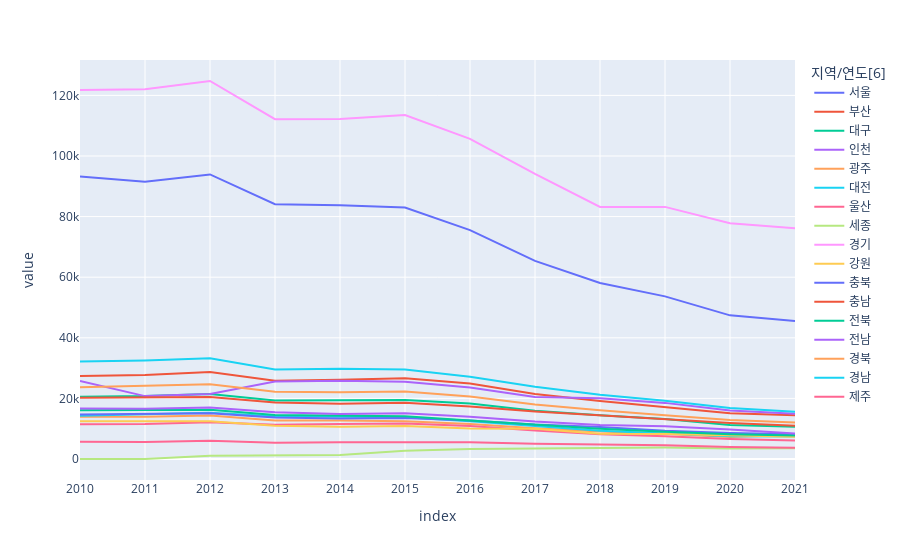

This figure's notebook cell:
### Code cell
df.set_index('지역/연도[6]')\
.applymap(lambda x: 0 if x == '-' else float(x))\
.applymap(lambda x: x*1000 if x<1000 else x).T\
.loc[:,'서울':'제주']\
.plot.line(backend='plotly')

### Figure 1 — Plotly figure (JSON) as saved in the notebook; plotly's stock layout.template omitted (floating-point values rounded to 4 significant figures)
{"data": [{"hovertemplate": "지역/연도[6]=서울<br>index=%{x}<br>value=%{y}<extra></extra>", "legendgroup": "서울", "line": {"color": "#636efa", "dash": "solid"}, "marker": {"symbol": "circle"}, "mode": "lines", "name": "서울", "orientation": "v", "showlegend": true, "type": "scatter", "x": ["2010", "2011", "2012", "2013", "2014", "2015", "2016", "2017", "2018", "2019", "2020", "2021"], "xaxis": "x", "y": [93266, 91526, 93914, 84066, 83711, 83005, 75536, 65389, 58074, 53673, 47400, 45531], "yaxis": "y"}, {"hovertemplate": "지역/연도[6]=부산<br>index=%{x}<br>value=%{y}<extra></extra>", "legendgroup": "부산", "line": {"color": "#EF553B", "dash": "solid"}, "marker": {"symbol": "circle"}, "mode": "lines", "name": "부산", "orientation": "v", "showlegend": true, "type": "scatter", "x": ["2010", "2011", "2012", "2013", "2014", "2015", "2016", "2017", "2018", "2019", "2020", "2021"], "xaxis": "x", "y": [27415, 27759, 28673, 25831, 26190, 26645, 24906, 21480, 19152, 17049, 15100, 14446], "yaxis": "y"}, {"hovertemplate": "지역/연도[6]=대구<br>index=%{x}<br>value=%{y}<extra></extra>", "legendgroup": "대구", "line": {"color": "#00cc96", "dash": "solid"}, "marker": {"symbol": "circle"}, "mode": "lines", "name": "대구", "orientation": "v", "showlegend": true, "type": "scatter", "x": ["2010", "2011", "2012", "2013", "2014", "2015", "2016", "2017", "2018", "2019", "2020", "2021"], "xaxis": "x", "y": [20557, 20758, 21472, 19340, 19361, 19438, 18298, 15946, 14400, 13233, 11200, 10661], "yaxis": "y"}, {"hovertemplate": "지역/연도[6]=인천<br>index=%{x}<br>value=%{y}<extra></extra>", "legendgroup": "인천", "line": {"color": "#ab63fa", "dash": "solid"}, "marker": {"symbol": "circle"}, "mode": "lines", "name": "인천", "orientation": "v", "showlegend": true, "type": "scatter", "x": ["2010", "2011", "2012", "2013", "2014", "2015", "2016", "2017", "2018", "2019", "2020", "2021"], "xaxis": "x", "y": [25752, 20758, 21472, 25560, 25786, 25491, 23609, 20445, 20087, 18522, 16000, 14947], "yaxis": "y"}, {"hovertemplate": "지역/연도[6]=광주<br>index=%{x}<br>value=%{y}<extra></extra>", "legendgroup": "광주", "line": {"color": "#FFA15A", "dash": "solid"}, "marker": {"symbol": "circle"}, "mode": "lines", "name": "광주", "orientation": "v", "showlegend": true, "type": "scatter", "x": ["2010", "2011", "2012", "2013", "2014", "2015", "2016", "2017", "2018", "2019", "2020", "2021"], "xaxis": "x", "y": [13979, 13916, 14392, 12729, 12729, 12441, 11580, 10120, 9105, 8364, 7300, 7956], "yaxis": "y"}, {"hovertemplate": "지역/연도[6]=대전<br>index=%{x}<br>value=%{y}<extra></extra>", "legendgroup": "대전", "line": {"color": "#19d3f3", "dash": "solid"}, "marker": {"symbol": "circle"}, "mode": "lines", "name": "대전", "orientation": "v", "showlegend": true, "type": "scatter", "x": ["2010", "2011", "2012", "2013", "2014", "2015", "2016", "2017", "2018", "2019", "2020", "2021"], "xaxis": "x", "y": [14314, 14808, 15279, 14099, 13962, 13774, 12436, 10851, 9337, 8410, 7500, 7414], "yaxis": "y"}, {"hovertemplate": "지역/연도[6]=울산<br>index=%{x}<br>value=%{y}<extra></extra>", "legendgroup": "울산", "line": {"color": "#FF6692", "dash": "solid"}, "marker": {"symbol": "circle"}, "mode": "lines", "name": "울산", "orientation": "v", "showlegend": true, "type": "scatter", "x": ["2010", "2011", "2012", "2013", "2014", "2015", "2016", "2017", "2018", "2019", "2020", "2021"], "xaxis": "x", "y": [11432, 11542, 12160, 11330, 11556, 11732, 10910, 9381, 8149, 7539, 6600, 6127], "yaxis": "y"}, {"hovertemplate": "지역/연도[6]=세종<br>index=%{x}<br>value=%{y}<extra></extra>", "legendgroup": "세종", "line": {"color": "#B6E880", "dash": "solid"}, "marker": {"symbol": "circle"}, "mode": "lines", "name": "세종", "orientation": "v", "showlegend": true, "type": "scatter", "x": ["2010", "2011", "2012", "2013", "2014", "2015", "2016", "2017", "2018", "2019", "2020", "2021"], "xaxis": "x", "y": [0, 0, 1054, 1111, 1344, 2708, 3297, 3504, 3703, 3819, 3500, 3570], "yaxis": "y"}, {"hovertemplate": "지역/연도[6]=경기<br>index=%{x}<br>value=%{y}<extra></extra>", "legendgroup": "경기", "line": {"color": "#FF97FF", "dash": "solid"}, "marker": {"symbol": "circle"}, "mode": "lines", "name": "경기", "orientation": "v", "showlegend": true, "type": "scatter", "x": ["2010", "2011", "2012", "2013", "2014", "2015", "2016", "2017", "2018", "2019", "2020", "2021"], "xaxis": "x", "y": [121753, 122027, 124746, 112129, 112169, 113495, 105643, 94088, 83198, 83198, 77800, 76139], "yaxis": "y"}, {"hovertemplate": "지역/연도[6]=강원<br>index=%{x}<br>value=%{y}<extra></extra>", "legendgroup": "강원", "line": {"color": "#FECB52", "dash": "solid"}, "marker": {"symbol": "circle"}, "mode": "lines", "name": "강원", "orientation": "v", "showlegend": true, "type": "scatter", "x": ["2010", "2011", "2012", "2013", "2014", "2015", "2016", "2017", "2018", "2019", "2020", "2021"], "xaxis": "x", "y": [12477, 12408, 12426, 10980, 10662, 10929, 10058, 9958, 8351, 8283, 7800, 7357], "yaxis": "y"}, {"hovertemplate": "지역/연도[6]=충북<br>index=%{x}<br>value=%{y}<extra></extra>", "legendgroup": "충북", "line": {"color": "#636efa", "dash": "solid"}, "marker": {"symbol": "circle"}, "mode": "lines", "name": "충북", "orientation": "v", "showlegend": true, "type": "scatter", "x": ["2010", "2011", "2012", "2013", "2014", "2015", "2016", "2017", "2018", "2019", "2020", "2021"], "xaxis": "x", "y": [14670, 14804, 15139, 13658, 13366, 13563, 12742, 11394, 10586, 9333, 8600, 8190], "yaxis": "y"}, {"hovertemplate": "지역/연도[6]=충남<br>index=%{x}<br>value=%{y}<extra></extra>", "legendgroup": "충남", "line": {"color": "#EF553B", "dash": "solid"}, "marker": {"symbol": "circle"}, "mode": "lines", "name": "충남", "orientation": "v", "showlegend": true, "type": "scatter", "x": ["2010", "2011", "2012", "2013", "2014", "2015", "2016", "2017", "2018", "2019", "2020", "2021"], "xaxis": "x", "y": [20242, 20398, 20448, 18628, 18200, 18604, 17302, 15670, 14380, 13228, 11900, 10984], "yaxis": "y"}, {"hovertemplate": "지역/연도[6]=전북<br>index=%{x}<br>value=%{y}<extra></extra>", "legendgroup": "전북", "line": {"color": "#00cc96", "dash": "solid"}, "marker": {"symbol": "circle"}, "mode": "lines", "name": "전북", "orientation": "v", "showlegend": true, "type": "scatter", "x": ["2010", "2011", "2012", "2013", "2014", "2015", "2016", "2017", "2018", "2019", "2020", "2021"], "xaxis": "x", "y": [16100, 16175, 16238, 14555, 14231, 14087, 12698, 11348, 10001, 8971, 8200, 7745], "yaxis": "y"}, {"hovertemplate": "지역/연도[6]=전남<br>index=%{x}<br>value=%{y}<extra></extra>", "legendgroup": "전남", "line": {"color": "#ab63fa", "dash": "solid"}, "marker": {"symbol": "circle"}, "mode": "lines", "name": "전남", "orientation": "v", "showlegend": true, "type": "scatter", "x": ["2010", "2011", "2012", "2013", "2014", "2015", "2016", "2017", "2018", "2019", "2020", "2021"], "xaxis": "x", "y": [16654, 16612, 16990, 15401, 14817, 15061, 13980, 12354, 11238, 10832, 9700, 8430], "yaxis": "y"}, {"hovertemplate": "지역/연도[6]=경북<br>index=%{x}<br>value=%{y}<extra></extra>", "legendgroup": "경북", "line": {"color": "#FFA15A", "dash": "solid"}, "marker": {"symbol": "circle"}, "mode": "lines", "name": "경북", "orientation": "v", "showlegend": true, "type": "scatter", "x": ["2010", "2011", "2012", "2013", "2014", "2015", "2016", "2017", "2018", "2019", "2020", "2021"], "xaxis": "x", "y": [23700, 24250, 24635, 22206, 22062, 22310, 20616, 17957, 16079, 14472, 12900, 12045], "yaxis": "y"}, {"hovertemplate": "지역/연도[6]=경남<br>index=%{x}<br>value=%{y}<extra></extra>", "legendgroup": "경남", "line": {"color": "#19d3f3", "dash": "solid"}, "marker": {"symbol": "circle"}, "mode": "lines", "name": "경남", "orientation": "v", "showlegend": true, "type": "scatter", "x": ["2010", "2011", "2012", "2013", "2014", "2015", "2016", "2017", "2018", "2019", "2020", "2021"], "xaxis": "x", "y": [32203, 32536, 33211, 29504, 29763, 29537, 27138, 23849, 21224, 19250, 16800, 15562], "yaxis": "y"}, {"hovertemplate": "지역/연도[6]=제주<br>index=%{x}<br>value=%{y}<extra></extra>", "legendgroup": "제주", "line": {"color": "#FF6692", "dash": "solid"}, "marker": {"symbol": "circle"}, "mode": "lines", "name": "제주", "orientation": "v", "showlegend": true, "type": "scatter", "x": ["2010", "2011", "2012", "2013", "2014", "2015", "2016", "2017", "2018", "2019", "2020", "2021"], "xaxis": "x", "y": [5657, 5628, 5992, 5328, 5526, 5600, 5494, 5037, 4781, 4500, 4000, 3728], "yaxis": "y"}], "layout": {"autosize": true, "legend": {"title": {"text": "지역/연도[6]"}, "tracegroupgap": 0}, "margin": {"t": 60}, "xaxis": {"anchor": "y", "autorange": true, "domain": [0, 1], "range": [0, 11], "title": {"text": "index"}, "type": "category"}, "yaxis": {"anchor": "x", "autorange": true, "domain": [0, 1], "range": [-6930.0, 131700.0], "title": {"text": "value"}, "type": "linear"}}}
